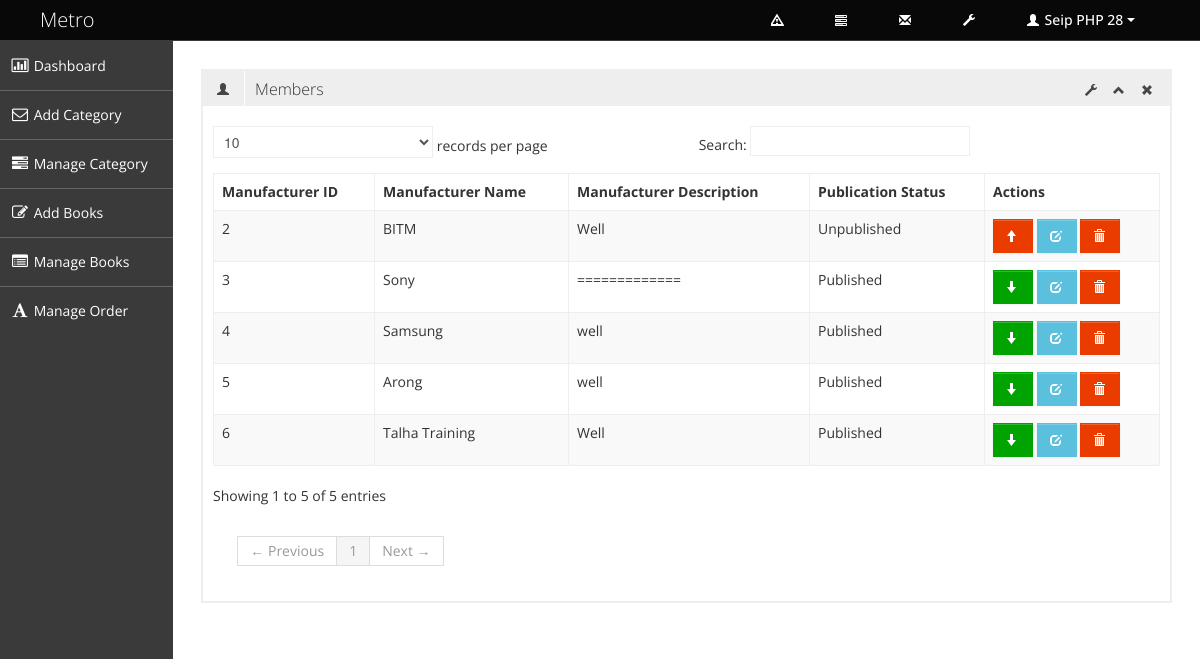
Page /admin/manage_manufacturer.php (signed in) on the committed database.
### tables this page shows
CREATE TABLE `tbl_manufacturer` (
  `manufacturer_id` int(3) NOT NULL,
  `manufacturer_name` varchar(100) NOT NULL,
  `manufacturer_description` text NOT NULL,
  `publication_status` tinyint(1) NOT NULL
);

### admin/manage_manufacturer.php (called while the page is built, shortened)
<?php
include './admin_master.php';

### classes/super_admin.php (called while the page is built, shortened)
<?php
class Super_admin {
    private $db_connect;
    public function __construct() {
        $host_name='localhost';
        $user_name='root';
        $password='';
        $db_name='db_seip_ecommerce28';
        $this->db_connect=  mysqli_connect($host_name, $user_name, $password, $db_name);
    }
    public function select_all_manufacturer_info() {
        $sql="SELECT * FROM tbl_manufacturer";
        if(mysqli_query($this->db_connect, $sql)) {
            $query_result=mysqli_query($this->db_connect, $sql);
            return $query_result;
        } else {
            die('Query problem'.  mysqli_error($this->db_connect) );
        }
    }
}

### admin/pages/manage_manufacturer_content.php (the view, shortened to what this page needs)
<?php
    $query_result=$ob_sup_admin->select_all_manufacturer_info();
?>
<div class="row-fluid sortable">
    <div class="box span12">
        <div class="box-header" data-original-title>
            <h2><i class="halflings-icon user"></i><span class="break"></span>Members</h2>
            <div class="box-icon">
                <a href="#" class="btn-setting"><i class="halflings-icon wrench"></i></a>
                <a href="#" class="btn-minimize"><i class="halflings-icon chevron-up"></i></a>
                <a href="#" class="btn-close"><i class="halflings-icon remove"></i></a>
            </div>
        </div>
        <div class="box-content">
            <h2><?php if(isset($message)) { echo $message; unset($message); } ?></h2>
            <table class="table table-striped table-bordered bootstrap-datatable datatable">
                <thead>
                    <tr>
                        <th>Manufacturer ID</th>
                        <th>Manufacturer Name</th>
                        <th>Manufacturer Description</th>
                        <th>Publication Status</th>
                        <th>Actions</th>
                    </tr>
                </thead>
                <tbody>
                    <?php while ($manufacturer_info=mysqli_fetch_assoc($query_result)) { ?>
                    <tr>
                        <td><?php echo $manufacturer_info['manufacturer_id']; ?></td>
                        <td class="center"><?php echo $manufacturer_info['manufacturer_name']; ?></td>
                        <td class="center"><?php echo $manufacturer_info['manufacturer_description']; ?></td>
                        <td class="center">
                            <?php
                                if($manufacturer_info['publication_status'] == 1) {
                                    echo 'Published';
                                } else {
                                    echo 'Unpublished';
                                }
                            ?>
                        </td>
                        <td class="center">
                            <?php if ($manufacturer_info['publication_status'] == 1) { ?>
                            <a class="btn btn-success" href="?status=unpublished&&id=<?php echo $manufacturer_info['manufacturer_id']; ?>" title="Unpublished">
                                <i class="halflings-icon white arrow-down"></i>
                            </a>
                            <?php } else { ?>
                            <a class="btn btn-danger" href="?status=published&&id=<?php echo $manufacturer_info['manufacturer_id']; ?>" title="Published">
                                <i class="halflings-icon white arrow-up"></i>
                            </a>
                            <?php } ?>
                            <a class="btn btn-info" href="edit_manufacturer.php?id=<?php echo $manufacturer_info['manufacturer_id']; ?>" title="Edit">
                                <i class="halflings-icon white edit"></i>
                            </a>
                            <a class="btn btn-danger" href="?status=delete&&id=<?php echo $manufacturer_info['manufacturer_id']; ?>" title="Delete" onclick="return check_delete(); ">
                                <i class="halflings-icon white trash"></i>
                            </a>
                        </td>
                    </tr>
                    <?php } ?>
                </tbody>
            </table>
        </div>
    </div>
</div>

### assets/admin_asset/css/style.css (style rules this page uses)
body { background: #F5F5F5; color: #333; border: none; font-family: 'Open Sans', sans-serif; font-weight: 400; }
h2 { font-size: 16px; line-height: 16px; }
.box { border: 2px solid #eee; background: #fff !important; margin-bottom: 28px; }
.box-header { height: 16px; font-size: 16px; line-height: 16px; padding: 10px; background: #eee; -webkit-box-shadow: none; -moz-box-shadow: none; box-shadow: none; overflow: hidden; }
.box-header h2 { float:left; margin-top: 0px; font-weight: 300; }
.box-header h2 i { margin: 0px 3px 0px 4px; opacity: .8; filter: alpha(opacity=80); -ms-filter:"progid:DXImageTransform.Microsoft.Alpha(Opacity=80)"; }
.box-header .box-icon { float:right; margin-top: 1px; }
.box-header .box-icon i { -webkit-transition: all 0.1s ease-in-out; -moz-transition: all 0.1s ease-in-out; -o-transition: all 0.1s ease-in-out; -ms-transition: all 0.1s ease-in-out; transition: all 0.1s ease-in-out; opacity: .8; filter: alpha(opacity=80); -ms-filter:"progid:DXImageTransform.Microsoft.Alpha(Opacity=80)"; }
.box-header .box-icon a { margin: 0px 5px; }
.box-content { position: relative; z-index: 50; margin-top: -1px; padding: 10px; background: #fff !important; }
.btn { display: inline-block; padding: 6px 12px; margin-bottom: 0; font-size: 14px; font-weight: 500; line-height: 20px; text-align: center; white-space: nowrap; vertical-align: middle; cursor: pointer; border: 1px solid #a7a9aa; -webkit-border-radius: 0px !important; border-radius: 0px !important; }
.btn i { margin-top: 2px; }
.btn { color: #ffffff; background-color: #a7a9aa; border-color: #a7a9aa; background-image: none; filter: none; text-shadow: none; }
.btn-danger { background-color: #EB3C00; border-color: #EB3C00; }
.btn-success { background-color: #00A300; border-color: #00A300; }
.btn-info { background-color: #5bc0de; border-color: #5bc0de; }
.table th, .table td { border-top: 1px solid #eee; }
.table-bordered { border-color: #eee; -webkit-border-radius: 0px !important; -moz-border-radius: 0px !important; border-radius: 0px !important; }
.table-bordered th, .table-bordered td { border-left: 1px solid #eee; }
.table-bordered thead:first-child tr:first-child > th:first-child, .table-bordered tbody:first-child tr:first-child > td:first-child, .table-bordered tbody:first-child tr:first-child > th:first-child { -webkit-border-radius: 0px !important; -moz-border-radius: 0px !important; border-radius: 0px !important; }
.table-bordered thead:first-child tr:first-child > th:last-child, .table-bordered tbody:first-child tr:first-child > td:last-child, .table-bordered tbody:first-child tr:first-child > th:last-child { -webkit-border-radius: 0px !important; -moz-border-radius: 0px !important; border-radius: 0px !important; }
.table-bordered thead:last-child tr:last-child > th:first-child, .table-bordered tbody:last-child tr:last-child > td:first-child, .table-bordered tbody:last-child tr:last-child > th:first-child, .table-bordered tfoot:last-child tr:last-child > td:first-child, .table-bordered tfoot:last-child tr:last-child > th:first-child { -webkit-border-radius: 0px !important; -moz-border-radius: 0px !important; border-radius: 0px !important; }
.table-bordered thead:last-child tr:last-child > th:last-child, .table-bordered tbody:last-child tr:last-child > td:last-child, .table-bordered tbody:last-child tr:last-child > th:last-child, .table-bordered tfoot:last-child tr:last-child > td:last-child, .table-bordered tfoot:last-child tr:last-child > th:last-child { -webkit-border-radius: 0px !important; -moz-border-radius: 0px !important; border-radius: 0px !important; }

### rows in the picture
tbl_manufacturer: manufacturer_id "2", manufacturer_name "BITM", manufacturer_description "Well", publication_status "Unpublished"
tbl_manufacturer: manufacturer_id "3", manufacturer_name "Sony", manufacturer_description "=============", publication_status "Published"
tbl_manufacturer: manufacturer_id "4", manufacturer_name "Samsung", manufacturer_description "well", publication_status "Published"
tbl_manufacturer: manufacturer_id "5", manufacturer_name "Arong", manufacturer_description "well", publication_status "Published"
tbl_manufacturer: manufacturer_id "6", manufacturer_name "Talha Training", manufacturer_description "Well", publication_status "Published"

### other values in the picture
$_SESSION['admin_name'] "Seip PHP 28"
